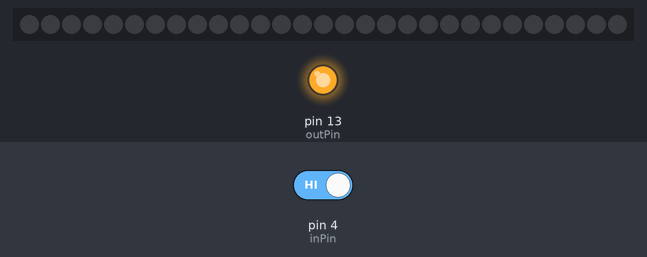
A sketch run on a simulated Arduino Uno, built with avr-gcc and run on an emulated ATmega328P. Parts: 29 RGB LEDs in strip order, left to right, output pins drawn as LEDs (lit = HIGH). Inputs (shaded band) come from the test bench; at power-on: pin 4 (inPin) HIGH. Dim RGB values are drawn brighter than linear.

Above: at 1.2 s.
1.3 s: pin 4 (inPin) driven LOW
At 1.46 s:
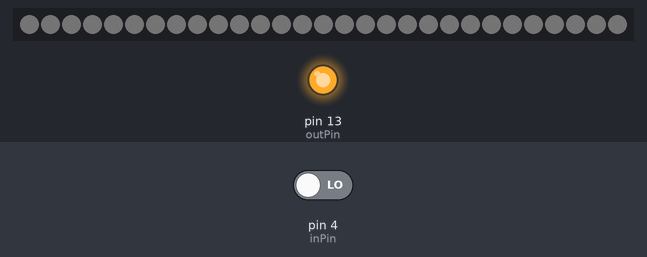
At 4.9 s:
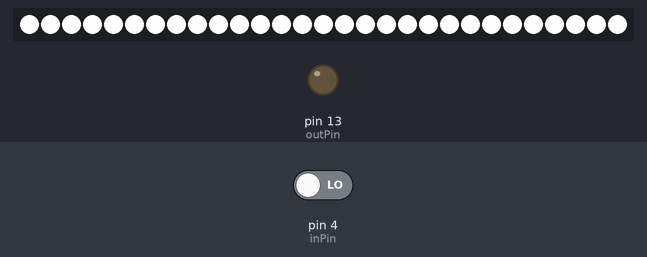
Timing chart, 0 to 6.4 s (numbered marks = the images above; inputs shaded):
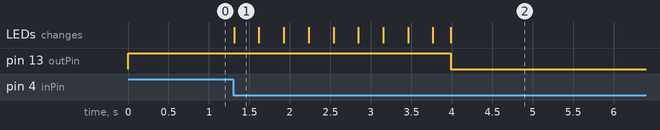

Measured:
- after the input at 1.3 s, pin 13 (outPin): HIGH → LOW after 2.7 s; the LEDs: change at once (image 1)

The sketch:

Soular.ino
```cpp
/* Soular.ino
 April 2018
 Christopher Datsikas
 Based on Adafruit Code */

#include <Adafruit_DotStar.h>
#include <SPI.h>         // COMMENT OUT THIS LINE FOR GEMMA OR TRINKET
//#include <avr/power.h> // ENABLE THIS LINE FOR GEMMA OR TRINKET

#define NUMPIXELS 29 // Number of LEDs in strip
#define LAMPOFF 0
#define LAMPHALF 50
#define LAMPFULL 254
#define SPEED 10

// Here's how to control the LEDs from any two pins:
//#define DATAPIN    11
//#define CLOCKPIN   13
//Adafruit_DotStar strip = Adafruit_DotStar(
//NUMPIXELS, DATAPIN, CLOCKPIN, DOTSTAR_BRG);
// The last parameter is optional -- this is the color data order of the
// DotStar strip, which has changed over time in different production runs.
// Your code just uses R,G,B colors, the library then reassigns as needed.
// Default is DOTSTAR_BRG, so change this if you have an earlier strip.

// Hardware SPI is a little faster, but must be wired to specific pins
// (Arduino Uno = pin 11 for data, 13 for clock, other boards are different).
Adafruit_DotStar strip = Adafruit_DotStar(NUMPIXELS, DOTSTAR_BRG);

int inPin = 4;         // the number of the input pin
int outPin = 13;       // the number of the output pin

int state = HIGH;      // the current state of the output pin
int reading;           // the current reading from the input pin
int previous = LOW;    // the previous reading from the input pin

// the follow variables are long's because the time, measured in miliseconds,
// will quickly become a bigger number than can be stored in an int.
long time = 0;         // the last time the output pin was toggled
long debounce = 200;   // the debounce time, increase if the output flickers

void setup() {
  pinMode(inPin, INPUT);
  pinMode(outPin, OUTPUT);

  strip.begin(); // Initialize pins for output
  strip.clear();
  strip.show();  // Turn all LEDs off ASAP
}


void loop() {
  // continuously polls the capacitive sensor
  reading = digitalRead(inPin);

  // if the input just went from HIGH TO LOW and we've waited long enough
  // to ignore any noise on the circuit, toggle the output pin and remember
  // the time. Capacitive sensor is active low.
  if (reading == LOW && previous == HIGH && millis() - time > debounce) {
    if (state == HIGH) {
      state = LOW;
      fade(LAMPOFF,LAMPFULL,SPEED);
    }
    else {
      state = HIGH;
      fade(LAMPFULL, LAMPOFF, SPEED);
    }

    time = millis();
  }

  digitalWrite(outPin, state);

  previous = reading;

}


// go from a starting brightness level to an endBrightness level in a certain amount of time
// this is awful code; TODO: rewrite
void fade(uint8_t startBrightness, uint8_t endBrightness, uint8_t wait) {
  if (startBrightness < endBrightness) {
    for (int b = startBrightness ; b < endBrightness; b++){
      for (int thisPixel = 0; thisPixel < NUMPIXELS; thisPixel++) {   // iterate through all the levers                               // if lever is pulled down, turn green
        strip.setPixelColor(thisPixel, b,b,b);   // Moderately bright green color.
      }
      strip.show();                             // Update pixel color.
      delay(wait);
    }
  }
  else if (startBrightness > endBrightness) {
    for (int b = startBrightness ; b > endBrightness; b--){
      for (int thisPixel = 0; thisPixel < strip.numPixels(); thisPixel++) {   // iterate through all the levers                               // if lever is pulled down, turn green
        strip.setPixelColor(thisPixel, b,b,b);   // Moderately bright green color.
      }
      strip.show();                             // Update pixel color.
      delay(wait);
    }
  }
}
```
